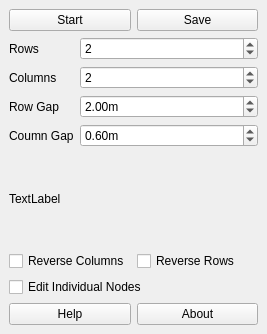
<?xml version="1.0" encoding="UTF-8"?>
<ui version="4.0">
 <class>BreederMapDockWidgetBase</class>
 <widget class="QDockWidget" name="BreederMapDockWidgetBase">
  <property name="geometry">
   <rect>
    <x>0</x>
    <y>0</y>
    <width>267</width>
    <height>334</height>
   </rect>
  </property>
  <property name="windowTitle">
   <string>Breeder Map</string>
  </property>
  <widget class="QWidget" name="dockWidgetContents">
   <layout class="QGridLayout" name="gridLayout">
    <item row="5" column="0">
     <layout class="QHBoxLayout" name="horizontalLayout_2">
      <item>
       <widget class="QPushButton" name="btnHelp">
        <property name="text">
         <string>Help</string>
        </property>
       </widget>
      </item>
      <item>
       <widget class="QPushButton" name="btnAbout">
        <property name="text">
         <string>About</string>
        </property>
       </widget>
      </item>
     </layout>
    </item>
    <item row="3" column="0">
     <layout class="QGridLayout" name="gridLayout_2">
      <item row="0" column="0">
       <widget class="QCheckBox" name="cbReverseColumns">
        <property name="text">
         <string>Reverse Columns</string>
        </property>
       </widget>
      </item>
      <item row="0" column="1">
       <widget class="QCheckBox" name="cbReverseRows">
        <property name="text">
         <string>Reverse Rows</string>
        </property>
       </widget>
      </item>
     </layout>
    </item>
    <item row="2" column="0">
     <layout class="QGridLayout" name="gridLayout_3">
      <item row="0" column="0">
       <widget class="QLabel" name="alert">
        <property name="text">
         <string>TextLabel</string>
        </property>
       </widget>
      </item>
     </layout>
    </item>
    <item row="0" column="0">
     <layout class="QHBoxLayout" name="horizontalLayout">
      <item>
       <widget class="QPushButton" name="btnStart">
        <property name="text">
         <string>Start</string>
        </property>
       </widget>
      </item>
      <item>
       <widget class="QPushButton" name="btnSave">
        <property name="text">
         <string>Save</string>
        </property>
       </widget>
      </item>
     </layout>
    </item>
    <item row="1" column="0">
     <layout class="QFormLayout" name="formLayout_2">
      <item row="0" column="0">
       <widget class="QLabel" name="lbRows">
        <property name="text">
         <string>Rows</string>
        </property>
       </widget>
      </item>
      <item row="0" column="1">
       <widget class="QSpinBox" name="rowCount">
        <property name="minimum">
         <number>1</number>
        </property>
        <property name="maximum">
         <number>500</number>
        </property>
        <property name="value">
         <number>2</number>
        </property>
       </widget>
      </item>
      <item row="1" column="0">
       <widget class="QLabel" name="lbColumns">
        <property name="text">
         <string>Columns</string>
        </property>
       </widget>
      </item>
      <item row="1" column="1">
       <widget class="QSpinBox" name="columnCount">
        <property name="minimum">
         <number>1</number>
        </property>
        <property name="maximum">
         <number>500</number>
        </property>
        <property name="value">
         <number>2</number>
        </property>
       </widget>
      </item>
      <item row="2" column="0">
       <widget class="QLabel" name="lbRowGap">
        <property name="text">
         <string>Row Gap</string>
        </property>
       </widget>
      </item>
      <item row="3" column="0">
       <widget class="QLabel" name="lbColGap">
        <property name="text">
         <string>Coumn Gap</string>
        </property>
       </widget>
      </item>
      <item row="2" column="1">
       <widget class="QDoubleSpinBox" name="rowGap">
        <property name="suffix">
         <string>m</string>
        </property>
        <property name="singleStep">
         <double>0.100000000000000</double>
        </property>
        <property name="value">
         <double>2.000000000000000</double>
        </property>
       </widget>
      </item>
      <item row="3" column="1">
       <widget class="QDoubleSpinBox" name="columnGap">
        <property name="suffix">
         <string>m</string>
        </property>
        <property name="singleStep">
         <double>0.100000000000000</double>
        </property>
        <property name="value">
         <double>0.600000000000000</double>
        </property>
       </widget>
      </item>
     </layout>
    </item>
    <item row="4" column="0">
     <layout class="QGridLayout" name="gridLayout_4">
      <item row="0" column="0">
       <widget class="QCheckBox" name="cbIndividualNode">
        <property name="text">
         <string>Edit Individual Nodes</string>
        </property>
       </widget>
      </item>
     </layout>
    </item>
   </layout>
  </widget>
 </widget>
 <tabstops>
  <tabstop>btnStart</tabstop>
  <tabstop>rowCount</tabstop>
  <tabstop>columnCount</tabstop>
  <tabstop>rowGap</tabstop>
  <tabstop>columnGap</tabstop>
  <tabstop>cbReverseColumns</tabstop>
  <tabstop>cbReverseRows</tabstop>
  <tabstop>cbIndividualNode</tabstop>
  <tabstop>btnSave</tabstop>
  <tabstop>btnHelp</tabstop>
  <tabstop>btnAbout</tabstop>
 </tabstops>
 <resources/>
 <connections/>
</ui>
